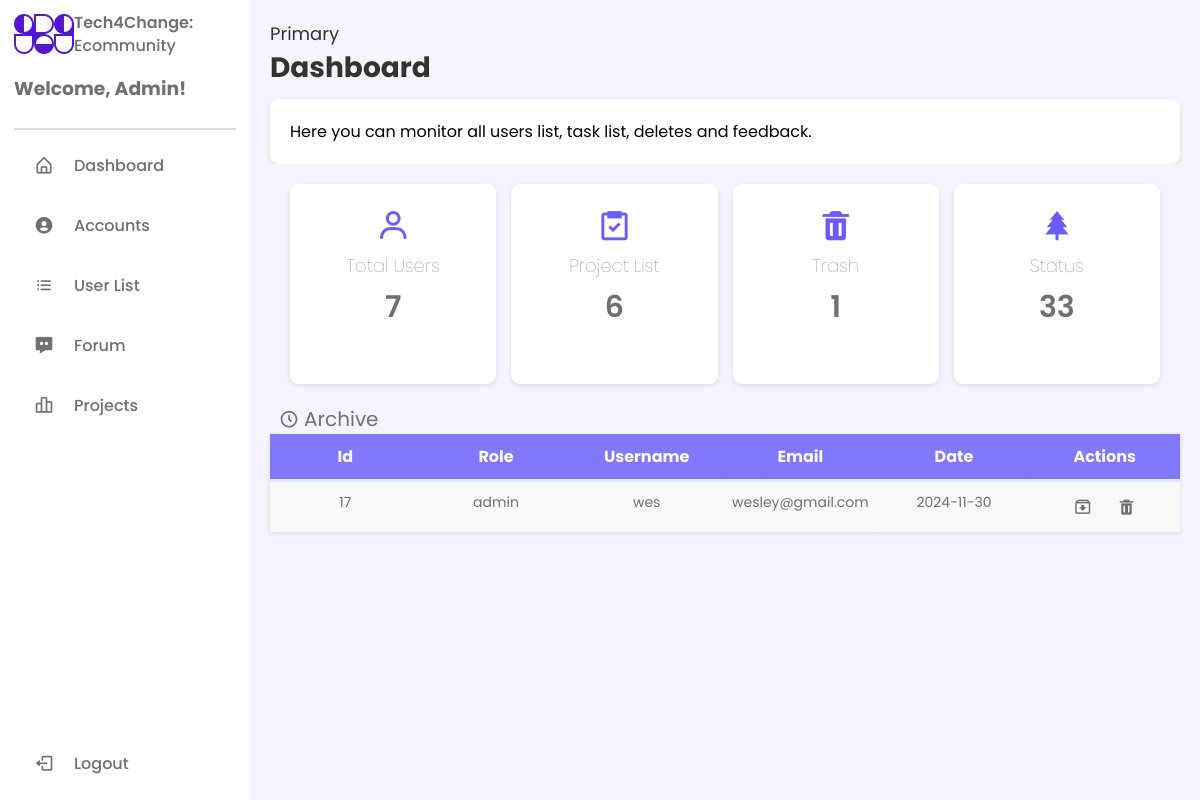
/admin/adminMain.php, run on the app's committed database.
### tables this page shows
CREATE TABLE `user` (
  `id` int(11) NOT NULL,
  `username` varchar(50) NOT NULL,
  `password` varchar(255) NOT NULL,
  `role` enum('admin','user') NOT NULL,
  `email` varchar(100) NOT NULL,
  `created_at` timestamp NOT NULL DEFAULT current_timestamp(),
  `is_deleted` tinyint(1) DEFAULT 0
);

### admin/adminMain.php (the view, shortened to what this page needs)
<?php
$servername = "localhost";
$username = "root";
$password = "";
$dbname = "finalproj";
$con = new mysqli($servername, $username, $password, $dbname);
?>
<!DOCTYPE html>
<html lang="en">
<head>
    <link rel="stylesheet" href="adminStyle.css">
    <link href="https://cdn.jsdelivr.net/npm/boxicons@2.1.4/css/boxicons.min.css" rel="stylesheet">
</head>
<body>
    <nav class="sidebar">
        <header>
            <div class="image-text">
                <span class="image">
                    <img src="img/tech4.jpg" alt="logo">
                </span>
                <div class="text header-text">
                    <span class="name">Tech4Change:</span>
                    <span class="profession">Ecommunity</span>
                </div>
            </div>
        </header>
        <div class="menu-bar">
            <div class="menu">
                <li class="nav-link welcome-admin">
                    <span class="text">
                        <h3>Welcome, Admin!</h3>
                    </span>
                </li>
                <div class="cut-line"></div>
                <ul class="menu-links">
                    <li class="nav-dash">
                        <a href="">
                            <i class='bx bx-home-alt icon'></i>
                            <span class="text nav-text">Dashboard</span>
                        </a>
                    </li>
                    <li class="nav-link">
                        <a href="../admin/profile.php">
                            <i class='bx bxs-user-circle icon'></i>
                            <span class="text nav-text">Accounts</span>
                        </a>
                    </li>
                    <li class="nav-link">
                        <a href="../admin/userlist.php">
                            <i class='bx bx-list-ul icon'></i>
                            <span class="text nav-text">User List</span>
                        </a>
                    </li>
                    <li class="nav-link">
                        <a href="../admin/admin_chat.php">
                            <i class='bx bxs-message-dots icon'></i>
                            <span class="text nav-text">Forum</span>
                        </a>
                    </li>
                    <li class="nav-link">
                        <a href="../admin/projects.php">
                            <i class='bx bx-bar-chart-alt-2 icon'></i>
                            <span class="text nav-text">Projects</span>
                        </a>
                    </li>
                </ul>
            </div>
            <div class="buttom-content">
                <li class="nav-link">
                    <a href="../webpageplain/header.php">
                        <i class='bx bx-log-out icon'></i>
                        <span class="text nav-text">Logout</span>
                    </a>
                </li>
            </div>
        </div>
    </nav>
    <section class="main-content">
        <div class="header-wrapper">
            <div class="header-title">
                <span>Primary</span>
                <h2>Dashboard</h2>
            </div>
        </div>
        <div class="dashboard-content">
            <p>Here you can monitor all users list, task list, deletes and feedback.</p>
        </div>
        <div class="grid-container">
            <div class="card">
                <i class='bx bx-user card-icon'></i>
                <h2>Total Users</h2>
                <?php
                $dash_user_query = "SELECT * FROM `user`";
                $dash_user_query_run = mysqli_query($con, $dash_user_query);
                if ($dash_user_query_run) {
                    $user_total = mysqli_num_rows($dash_user_query_run);
                    if ($user_total > 0) {
                        echo '<h1 class="mb-0">' . $user_total . '</h1>';
                    } else {
                        echo '<h1 class="mb-0">0</h1>';
                    }
                } else {
                    echo '<h1 class="mb-0">Error</h1>';
                }
                ?>
            </div>
            <div class="card">
                <i class='bx bx-task card-icon'></i>
                <h2>Project List</h2>
                <?php
                $dash_projects_query = "SELECT * FROM `projects`";
                $dash_projects_query_run = mysqli_query($con, $dash_projects_query);
                if ($dash_projects_query_run) {
                    $projects_total = mysqli_num_rows($dash_projects_query_run);
                    if ($projects_total > 0) {
                        echo '<h1 class="mb-0">' . $projects_total . '</h1>';
                    } else {
                        echo '<h1 class="mb-0">No Data</h1>';
                    }
                } else {
                    echo '<h1 class="mb-0">Query Error</h1>';
                }
                ?>
            </div>
            <div class="card">
                <i class='bx bxs-trash card-icon'></i>
                <h2>Trash</h2>
                <?php
                $trash_query = "SELECT COUNT(*) as trash_count FROM user WHERE is_deleted = 1";
                $trash_query_run = mysqli_query($con, $trash_query);
                if ($trash_query_run) {
                    $trash_row = mysqli_fetch_assoc($trash_query_run);
                    $trash_count = $trash_row['trash_count'];
                    echo '<h1>' . ($trash_count > 0 ? $trash_count : '0') . '</h1>';
                } else {
                    echo '<h1>Query Error</h1>';
                }
                ?>
            </div>
            <div class="card">
                <i class='bx bxs-tree card-icon'></i>
                <h2>Status</h2>
                <?php
                $dash_moods_query = "SELECT * FROM `moods`";
                $dash_moods_query_run = mysqli_query($con, $dash_moods_query);
                if ($dash_moods_query_run) {
                    $moods_total = mysqli_num_rows($dash_moods_query_run);
                    if ($moods_total > 0) {
                        echo '<h1 class="mb-0">' . $moods_total . '</h1>';
                    } else {
                        echo '<h1 class="mb-0">No Data</h1>';
                    }
                } else {
                    echo '<h1 class="mb-0">Query Error</h1>';
                }
                ?>
            </div>
        </div>
        <div class="recent-activity">
            <i class='bx bx-time-five activity-icon'></i>
            <p>Archive</p>
        </div>
        <div class="grid-recent-container">
            <div class="grid-recent-header">Id</div>
            <div class="grid-recent-header">Role</div>
            <div class="grid-recent-header">Username</div>
            <div class="grid-recent-header">Email</div>
            <div class="grid-recent-header">Date</div>
            <div class="grid-recent-header">Actions</div>
            <?php
            $archive_query = "SELECT id, role, username, email, DATE_FORMAT(created_at, '%Y-%m-%d') as
    formatted_date FROM user WHERE is_deleted = 1";
            $archive_query_run = mysqli_query($con, $archive_query);
            if ($archive_query_run && mysqli_num_rows($archive_query_run) > 0) {
                while ($row = mysqli_fetch_assoc($archive_query_run)) {
                    echo "<div class='grid-recent-item'>{$row['id']}</div>";
                    echo "<div class='grid-recent-item'>{$row['role']}</div>";
                    echo "<div class='grid-recent-item'>{$row['username']}</div>";
                    echo "<div class='grid-recent-item'>{$row['email']}</div>";
                    echo "<div class='grid-recent-item'>{$row['formatted_date']}</div>";
                    echo "<div class='grid-recent-item'>
                    <a href='adminMain.php?action=restore&id={$row['id']}' class='icon-button restore-icon'>
                        <i class='bx bx-archive-in'></i>
                    </a>
                    <a href='adminMain.php?action=delete&id={$row['id']}' class='icon-button deleted-icon'>
                        <i class='bx bxs-trash'></i>
                    </a>
                </div>";
                }
            } else {
                echo "<div class='grid-found-item'>No Users found.</div>";
            }
            ?>
        </div>

### admin/adminStyle.css (style rules this page uses)
* { font-family: "Poppins", sans-serif; margin: 0; padding: 0; box-sizing: border-box; }
:root { --primary-color: #695CFE; --body-color: #E4E9F7; --sidebar-color: #FFF; --primary-color-light: #F6F5FF; --toggle-color: #DDD; --text-color: #707070; --tran-03: all 0.2s ease; --tran-04: all 0.4s ease; --tran-05: all 0.5s ease; }
body { height: 100vh; background: var(--body-color); }
h2 { font-weight: bold; font-size: 24px; color: #333; }
.sidebar { position: fixed; top: 0; left: 0; height: 100%; width: 250px; padding: 10px 14px; background: var(--sidebar-color); }
.sidebar .text { font-size: 16px; font-weight: 500; color: var(--text-color); transition: var(--tran-03); white-space: nowrap; opacity: 1; }
.sidebar .image { min-width: 60px; display: flex; align-items: center; background-image: url("img/tech4.jpg"); }
.sidebar li { height: 50px; margin-top: 10px; list-style: none; display: flex; align-items: center; }
.sidebar li .icon { display: flex; align-items: center; justify-content: center; min-width: 60px; font-size: 20px; }
.sidebar li .icon, .sidebar li .text { color: var(--text-color); transition: var(--tran-02); }
.sidebar header { position: relative; }
.sidebar .image-text img { width: 40px; border-radius: 6px; }
.sidebar header .image-text { display: flex; align-items: center; }
header .image-text .header-text { display: flex; flex-direction: column; }
.header-text .name { font-weight: 600; }
.header-text .profession { margin-top: -2px; }
.sidebar li a { height: 100%; width: 100%; display: flex; align-items: center; text-decoration: none; border-radius: 6px; transition: background var(--tran-04), color var(--tran-04); }
.sidebar .menu-bar { height: calc(100% - 50px); display: flex; flex-direction: column; justify-content: space-between; }
.welcome-admin { padding-bottom: 10px; margin-bottom: 10px; }
.cut-line { border-bottom: 2px solid #ddd; margin-top: 10px; margin-bottom: 10px; }
.main-content { margin-left: 250px; padding: 20px; background: var(--primary-color-light); min-height: 100vh; }
.header-wrapper { display: flex; justify-content: space-between; align-items: center; margin-bottom: 10px; }
.header-title span { font-size: 18px; color: #333; }
.header-title h2 { font-size: 28px; color: #333; }
.dashboard-content { background: #fff; padding: 20px; border-radius: 9px; box-shadow: 0 2px 5px rgba(0, 0, 0, 0.1); }
.grid-container { display: grid; grid-template-columns: repeat(4, 1fr); gap: 15px; background-color: #F6F5FF; padding: 20px; }
.card { background-color: #FFF; padding: 1.5em; border-radius: 9px; box-shadow: 0 2px 5px rgba(0, 0, 0, 0.1); text-align: center; height: 200px; width: 100%; display: flex; flex-direction: column; justify-content: space-between; }
.card h1 { display: flex; font-size: 30px; color: #707070; font-weight: 550; justify-content: center; margin-bottom: 1em; }
.card h2 { font-size: 18px; color: #707070; font-weight: 40; width: 100%; margin-top: -0.4em; text-align: center; white-space: nowrap; }
.card-icon { font-size: 35px; color: var(--primary-color); margin-bottom: 10px; }
.recent-activity { margin-left: 1%; width: 100%; font-size: 20px; display: flex; color: var(--text-color); }
.activity-icon { margin-top: 5px; width: 25px; font-size: 20px; }
.grid-recent-container { display: grid; grid-template-columns: repeat(6, 1fr); row-gap: 3px; background-color: var(--body-color); padding: 0px; box-shadow: 0 2px 5px rgba(0, 0, 0, 0.1); }
.grid-recent-header { font-weight: bold; text-align: center; background-color: var(--primary-color); opacity: 80%; color: #fff; padding: 10px; }
.grid-recent-item { font-size: 14px; text-align: center; padding: 10px; background-color: #f9f9f9; border-radius: 1px; overflow: visible; white-space: normal; text-overflow: clip; color: var(--text-color); }

### admin/adminMain.php (style rules this page uses)
.icon-button { text-decoration: none; font-size: 20px; margin: 0 5px; padding: 5px; color: #555; transition: color 0.3s ease; }
.restore-icon, .deleted-icon { display: inline-flex; align-items: center; justify-content: center; text-decoration: none; color: #707070; width: 30px; height: 30px; border-radius: 2px; font-size: 18px; transition: background-color 0.3s ease; }

### data on the page
user: id "17", role "admin", username "wes", email "wesley@gmail.com", formatted_date "2024-11-30"

### other printed values
$user_total "7"
$projects_total "6"
$trash_count "1"
$moods_total "33"
